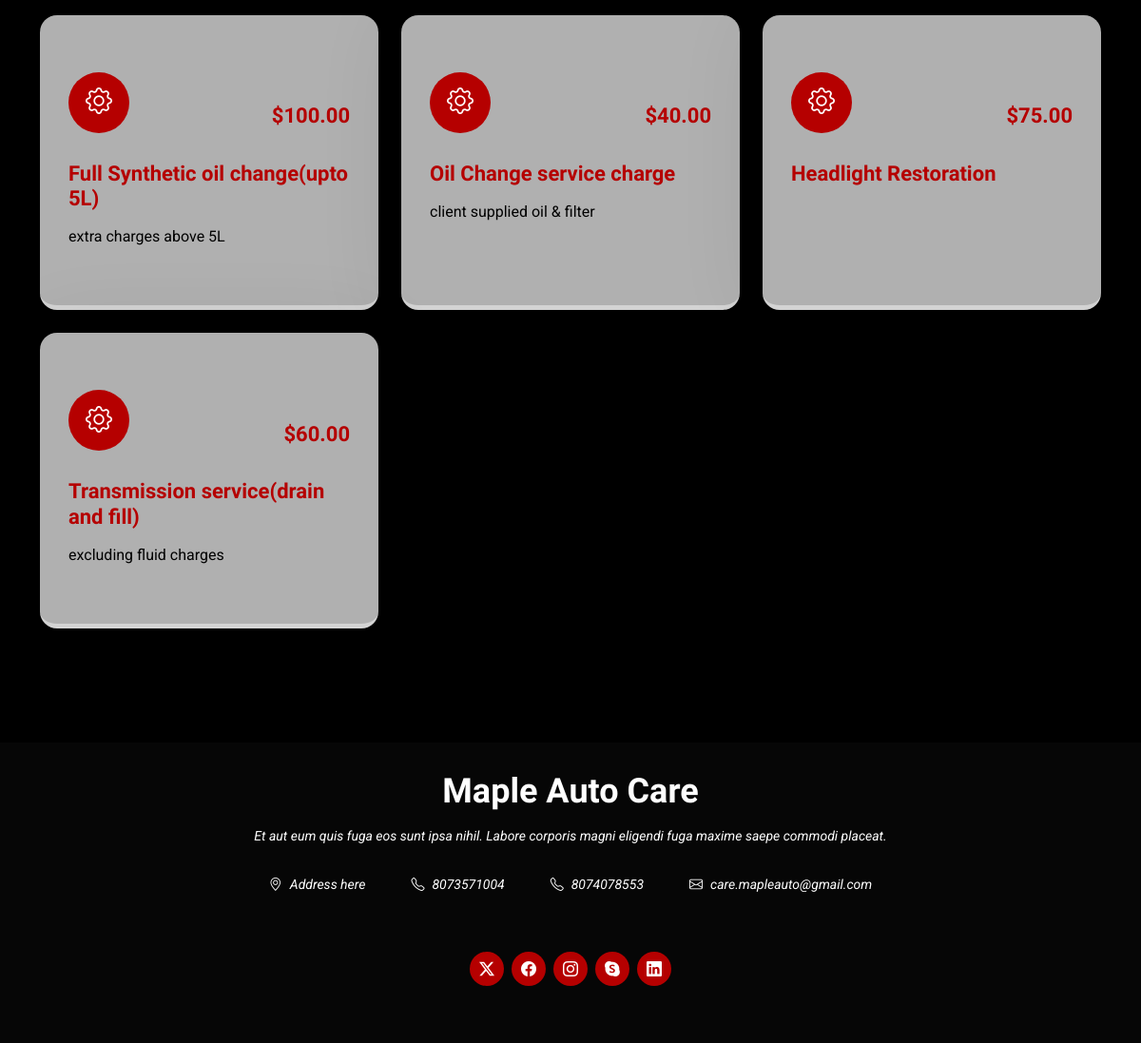
/services/ (lower part), run on an earlier commit of the app's database.
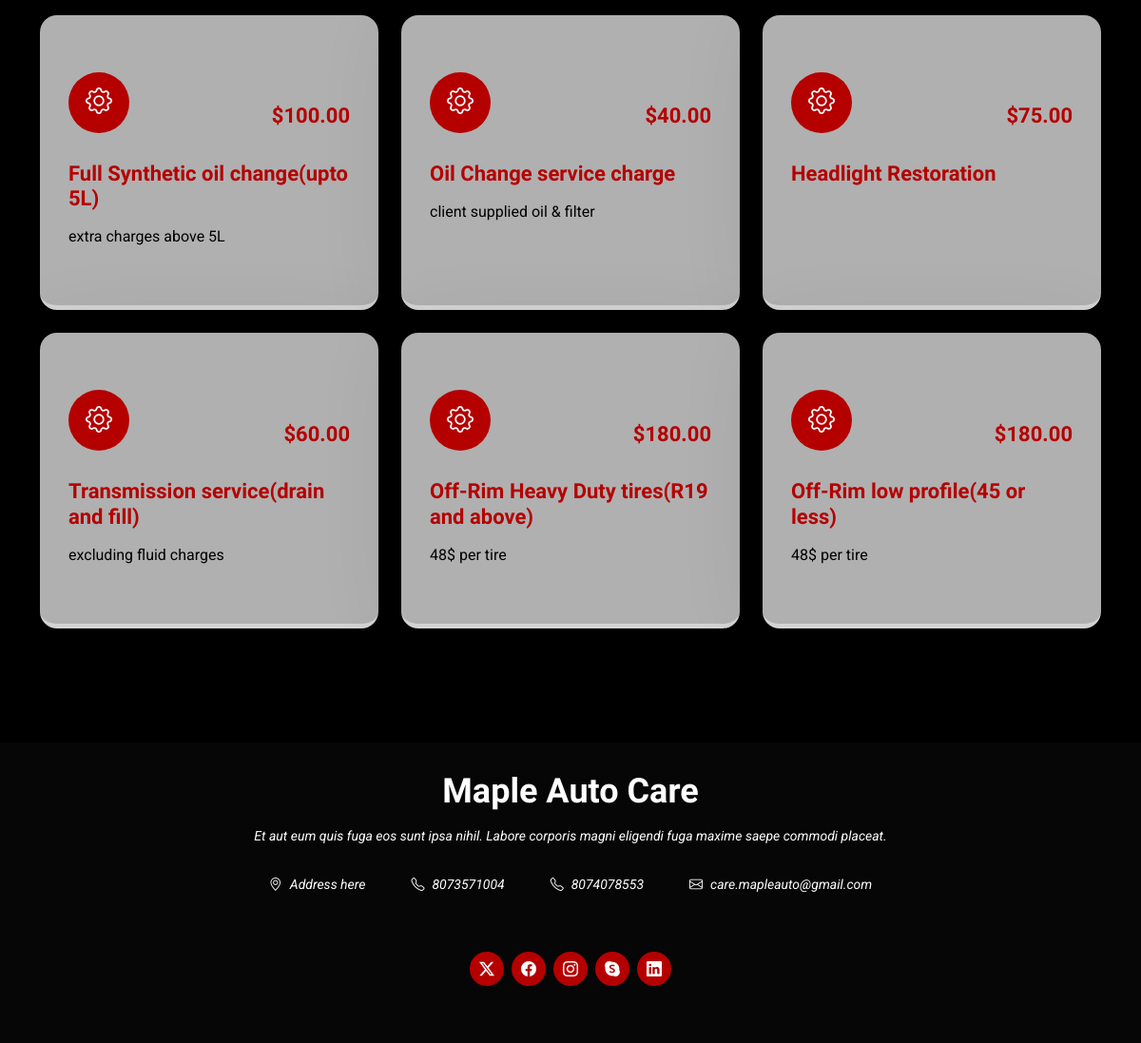
And on a later commit of the database.
### services/models.py (models this page shows, shortened)
class Service(models.Model):
    name = models.CharField(max_length=100, unique=False)
    description = models.TextField(blank=True)
    price = models.DecimalField(max_digits=8, decimal_places=2)
    duration = models.DurationField(help_text="Estimated time to complete the service")

### services/views.py (the view)
# urls.py: path('', views.displayServices, name="services"),
def displayServices(request):
    services = Service.objects.all()
    context = {"services": services}
    return render(request, "services/services.html", context)

### services/templates/services/services.html (shortened to what this page needs)
{% extends 'main.html' %}
{% block content %}
<section id="services" class="services section">
  <div class="container">
    <div class="row gy-4">
      {% for service in services %}
        <div class="col-lg-4 col-md-6" data-aos="fade-up" data-aos-delay="100">
          <div class="service-item position-relative">
            <div class="d-flex justify-content-between align-items-center mb-2">
              <div class="icon">
                <i class="bi bi-gear"></i>
              </div>
              <h3 class="mb-0">${{ service.price }}</h3>
            </div>
            <a href="#" class="stretched-link">
              <h3>{{ service.name }}</h3>
            </a>
            <p class="text-black">{{ service.description }}</p>
          </div>
        </div>
      {% endfor %}
    </div>
  </section>
{% endblock %}

What changed in the data, as far as the page shows it:
added Service: price "180.00", name "Off-Rim Heavy Duty tires(R19 and above)", description "48$ per tire"
added Service: price "180.00", name "Off-Rim low profile(45 or less)", description "48$ per tire"
